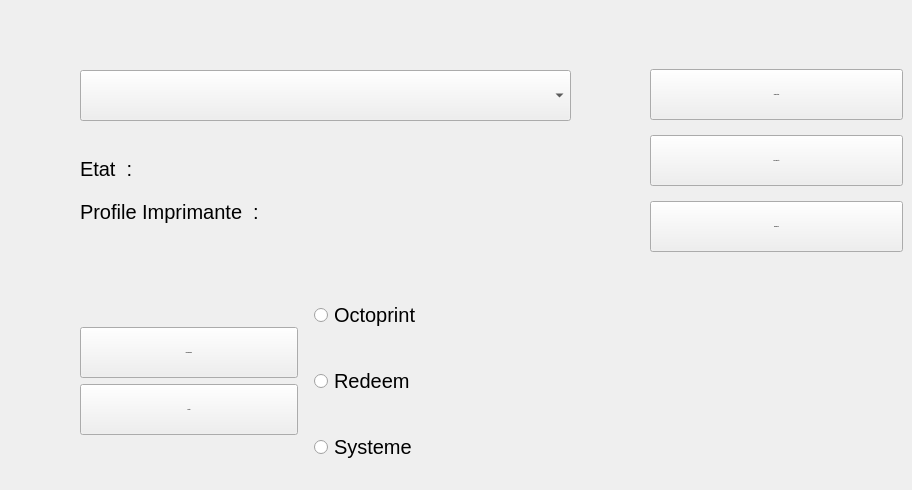
   <widget class="QWidget" name="TConnect">
    <attribute name="title">
     <string>Connexion</string>
    </attribute>
    <widget class="QComboBox" name="CBport">
     <property name="geometry">
      <rect>
       <x>80</x>
       <y>70</y>
       <width>491</width>
       <height>51</height>
      </rect>
     </property>
     <property name="minimumSize">
      <size>
       <width>0</width>
       <height>51</height>
      </size>
     </property>
     <property name="font">
      <font>
       <pointsize>15</pointsize>
      </font>
     </property>
     <property name="editable">
      <bool>false</bool>
     </property>
    </widget>
    <widget class="QWidget" name="gridLayoutWidget_4">
     <property name="geometry">
      <rect>
       <x>80</x>
       <y>150</y>
       <width>521</width>
       <height>80</height>
      </rect>
     </property>
     <layout class="QGridLayout" name="gridLayout_4">
      <item row="0" column="0">
       <widget class="QLabel" name="labeletatprinteuse">
        <property name="maximumSize">
         <size>
          <width>186</width>
          <height>16777215</height>
         </size>
        </property>
        <property name="font">
         <font>
          <pointsize>15</pointsize>
         </font>
        </property>
        <property name="text">
         <string>Etat  :  </string>
        </property>
       </widget>
      </item>
      <item row="1" column="0">
       <widget class="QLabel" name="labelprofileprinteuse">
        <property name="font">
         <font>
          <pointsize>15</pointsize>
         </font>
        </property>
        <property name="text">
         <string>Profile Imprimante  :</string>
        </property>
       </widget>
      </item>
      <item row="0" column="1">
       <widget class="QLabel" name="LEtatPrinteuse">
        <property name="font">
         <font>
          <pointsize>15</pointsize>
         </font>
        </property>
        <property name="text">
         <string/>
        </property>
       </widget>
      </item>
      <item row="1" column="1">
       <widget class="QLabel" name="LProfilePrinteuse">
        <property name="font">
         <font>
          <pointsize>15</pointsize>
         </font>
        </property>
        <property name="text">
         <string/>
        </property>
       </widget>
      </item>
     </layout>
    </widget>
    <widget class="QWidget" name="gridLayoutWidget_10">
     <property name="geometry">
      <rect>
       <x>650</x>
       <y>60</y>
       <width>253</width>
       <height>201</height>
      </rect>
     </property>
     <layout class="QGridLayout" name="gridLayout_10">
      <item row="0" column="0">
       <widget class="QPushButton" name="BConnect">
        <property name="minimumSize">
         <size>
          <width>0</width>
          <height>51</height>
         </size>
        </property>
        <property name="font">
         <font>
          <pointsize>-1</pointsize>
          <weight>75</weight>
          <italic>false</italic>
          <bold>true</bold>
         </font>
        </property>
        <property name="text">
         <string>Connection</string>
        </property>
       </widget>
      </item>
      <item row="1" column="0">
       <widget class="QPushButton" name="BDisconect">
        <property name="minimumSize">
         <size>
          <width>0</width>
          <height>51</height>
         </size>
        </property>
        <property name="font">
         <font>
          <pointsize>-1</pointsize>
          <weight>75</weight>
          <italic>false</italic>
          <bold>true</bold>
         </font>
        </property>
        <property name="text">
         <string>Deconnecte</string>
        </property>
       </widget>
      </item>
      <item row="2" column="0">
       <widget class="QPushButton" name="BConectRafr">
        <property name="minimumSize">
         <size>
          <width>0</width>
          <height>51</height>
         </size>
        </property>
        <property name="font">
         <font>
          <pointsize>-1</pointsize>
          <weight>75</weight>
          <italic>false</italic>
          <bold>true</bold>
         </font>
        </property>
        <property name="text">
         <string>Rafraichir</string>
        </property>
        <property name="default">
         <bool>false</bool>
        </property>
        <property name="flat">
         <bool>false</bool>
        </property>
       </widget>
      </item>
     </layout>
    </widget>
    <widget class="QWidget" name="gridLayoutWidget_12">
     <property name="geometry">
      <rect>
       <x>80</x>
       <y>280</y>
       <width>451</width>
       <height>201</height>
      </rect>
     </property>
     <layout class="QGridLayout" name="gridLayout_12">
      <item row="5" column="0">
       <spacer name="verticalSpacer_11">
        <property name="orientation">
         <enum>Qt::Vertical</enum>
        </property>
        <property name="sizeHint" stdset="0">
         <size>
          <width>20</width>
          <height>40</height>
         </size>
        </property>
       </spacer>
      </item>
      <item row="4" column="2" rowspan="2">
       <widget class="QRadioButton" name="RBSysteme">
        <property name="font">
         <font>
          <pointsize>15</pointsize>
         </font>
        </property>
        <property name="text">
         <string>Systeme</string>
        </property>
       </widget>
      </item>
      <item row="2" column="2" rowspan="2">
       <widget class="QRadioButton" name="RBRedeem">
        <property name="font">
         <font>
          <pointsize>15</pointsize>
         </font>
        </property>
        <property name="text">
         <string>Redeem</string>
        </property>
       </widget>
      </item>
      <item row="0" column="1">
       <spacer name="horizontalSpacer">
        <property name="orientation">
         <enum>Qt::Horizontal</enum>
        </property>
        <property name="sizeType">
         <enum>QSizePolicy::Fixed</enum>
        </property>
        <property name="sizeHint" stdset="0">
         <size>
          <width>10</width>
          <height>20</height>
         </size>
        </property>
       </spacer>
      </item>
      <item row="0" column="0">
       <spacer name="verticalSpacer_10">
        <property name="orientation">
         <enum>Qt::Vertical</enum>
        </property>
        <property name="sizeHint" stdset="0">
         <size>
          <width>20</width>
          <height>40</height>
         </size>
        </property>
       </spacer>
      </item>
      <item row="3" column="0" rowspan="2">
       <widget class="QPushButton" name="PBArret">
        <property name="minimumSize">
         <size>
          <width>0</width>
          <height>51</height>
         </size>
        </property>
        <property name="font">
         <font>
          <pointsize>-1</pointsize>
          <weight>75</weight>
          <italic>false</italic>
          <bold>true</bold>
         </font>
        </property>
        <property name="text">
         <string>Arreter</string>
        </property>
       </widget>
      </item>
      <item row="1" column="0" rowspan="2">
       <widget class="QPushButton" name="PBReboot">
        <property name="minimumSize">
         <size>
          <width>0</width>
          <height>51</height>
         </size>
        </property>
        <property name="font">
         <font>
          <pointsize>-1</pointsize>
          <weight>75</weight>
          <italic>false</italic>
          <bold>true</bold>
         </font>
        </property>
        <property name="text">
         <string>Redemmarer</string>
        </property>
       </widget>
      </item>
      <item row="0" column="2" rowspan="2">
       <widget class="QRadioButton" name="RBOcto">
        <property name="font">
         <font>
          <pointsize>15</pointsize>
         </font>
        </property>
        <property name="focusPolicy">
         <enum>Qt::StrongFocus</enum>
        </property>
        <property name="text">
         <string>Octoprint</string>
        </property>
       </widget>
      </item>
     </layout>
    </widget>
   </widget>
